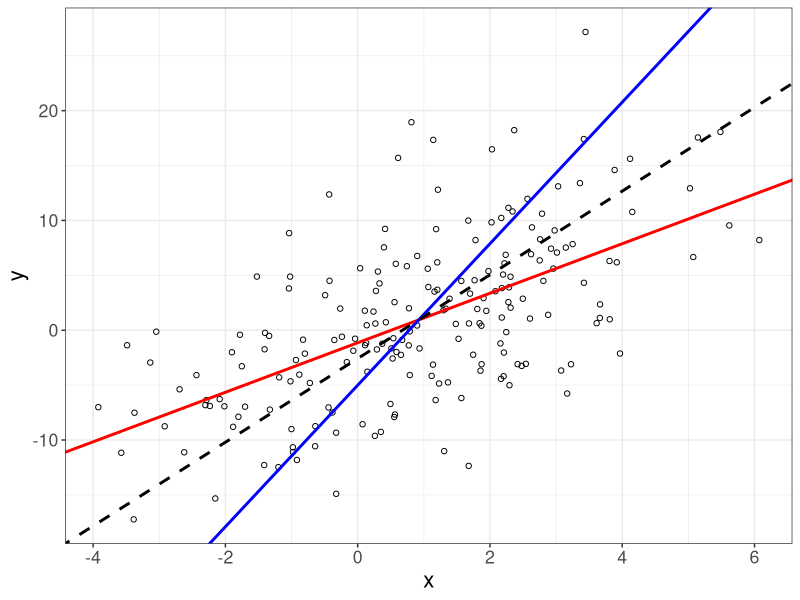

The R script that drew this image:
# Adapted From:
# - https://blog.revolutionanalytics.com/2016/08/simulating-form-the-bivariate-normal-distribution-in-r-1.html

N <- 200 # Number of random samples
set.seed(123)
# Target parameters for univariate normal distributions
rho <- 0.6
mu1 <- 1; s1 <- 2
mu2 <- 1; s2 <- 8

# Parameters for bivariate normal distribution
mu <- c(mu1,mu2) # Mean
sigma <- matrix(c(s1^2, s1*s2*rho, s1*s2*rho, s2^2),
                2) # Covariance matrix

library(MASS)
bvn1 <- mvrnorm(N, mu = mu, Sigma = sigma) # from MASS package

tdf <- data.frame(x = bvn1[,1], y = bvn1[,2])

p <- cor(tdf$x, tdf$y)
sdx <- sd(tdf$x)
sdy <- sd(tdf$y)
mx <- mean(tdf$x)
my <- mean(tdf$y)

intx <- -p*(sdy/sdx)*mx + my
inty <- -p*(sdx/sdy)*my + mx
intsd <- -(sdy/sdx)*mx + my


library(tidyverse)

pdf(file = "sdline.pdf", width = 7, height = 5)
ggplot(data = tdf) + 
  geom_point(aes(x = x, y =y), pch = 1) + 
  geom_abline(slope = p*(sdy/sdx), intercept = intx, col = "red", lwd = 1) +
  geom_abline(slope = 1/(p*(sdx/sdy)), intercept = -inty/(p*(sdx/sdy)), 
              col = "blue", lwd = 1) +
  geom_abline(slope = (sdy/sdx), intercept = intsd, lty = 2, lwd = 1) +
  theme_bw() + 
  theme(text = element_text(size = 16))
dev.off()
